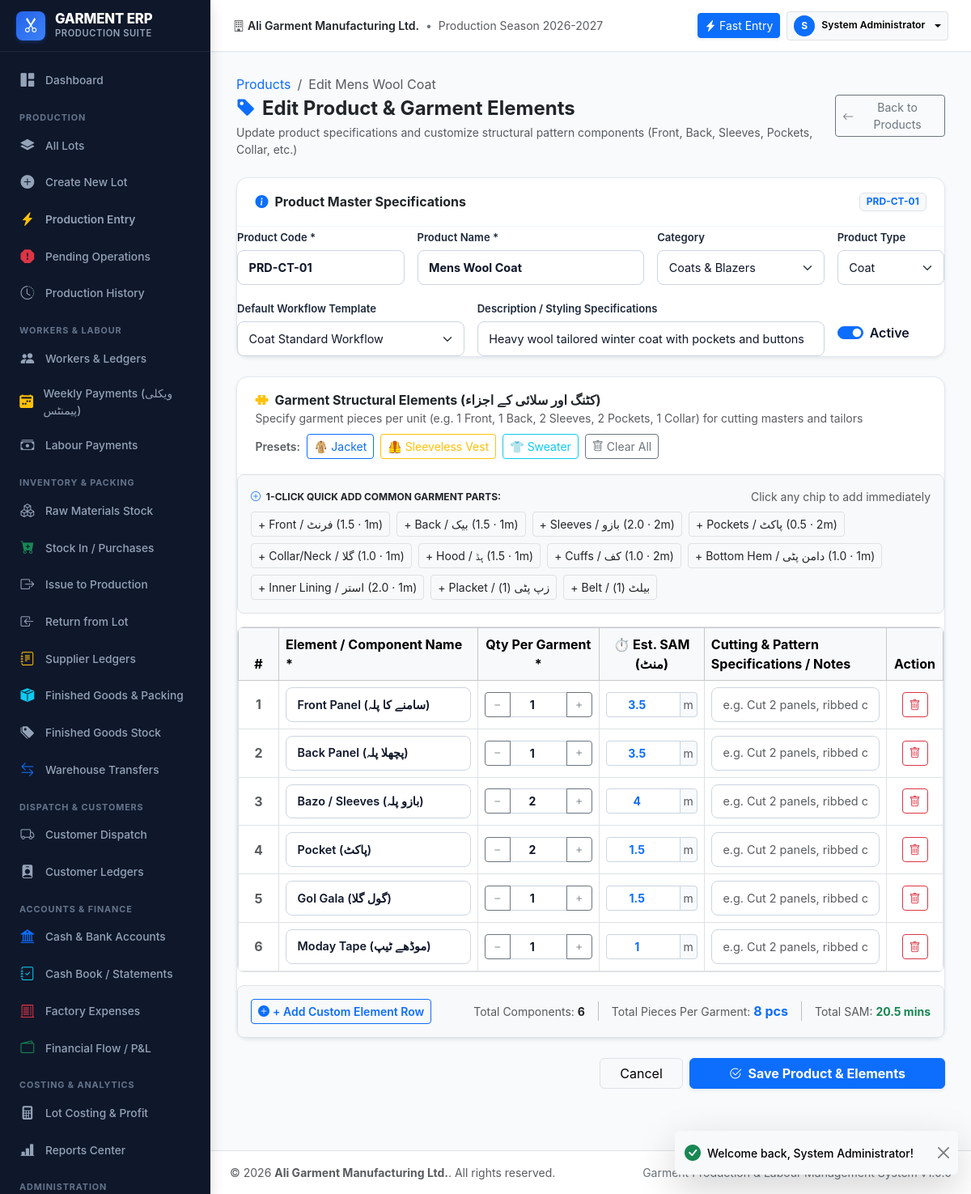
The page /modules/settings/product_edit.php?id=2 (signed in) on the database its author committed.
### tables this page shows
CREATE TABLE `users` (
    `id` INT AUTO_INCREMENT PRIMARY KEY,
    `username` VARCHAR(50) NOT NULL UNIQUE,
    `password_hash` VARCHAR(255) NOT NULL,
    `full_name` VARCHAR(100) NOT NULL,
    `role_id` INT NOT NULL,
    `phone` VARCHAR(30) NULL,
    `email` VARCHAR(100) NULL,
    `is_active` TINYINT(1) NOT NULL DEFAULT 1,
    `created_at` DATETIME NOT NULL DEFAULT CURRENT_TIMESTAMP,
    `updated_at` DATETIME NOT NULL DEFAULT CURRENT_TIMESTAMP ON UPDATE CURRENT_TIMESTAMP,
    FOREIGN KEY (`role_id`) REFERENCES `roles`(`id`)
);

CREATE TABLE `products` (
    `id` INT AUTO_INCREMENT PRIMARY KEY,
    `code` VARCHAR(50) NOT NULL UNIQUE,
    `name` VARCHAR(120) NOT NULL,
    `category_id` INT NULL,
    `product_type` VARCHAR(60) NOT NULL,
    `picture` VARCHAR(255) NULL,
    `description` TEXT NULL,
    `attributes_json` TEXT NULL,
    `default_workflow_template_id` INT NULL,
    `is_active` TINYINT(1) NOT NULL DEFAULT 1,
    `created_at` DATETIME NOT NULL DEFAULT CURRENT_TIMESTAMP,
    FOREIGN KEY (`category_id`) REFERENCES `product_categories`(`id`) ON DELETE SET NULL,
    FOREIGN KEY (`default_workflow_template_id`) REFERENCES `workflow_templates`(`id`) ON DELETE SET NULL
);

CREATE TABLE `product_categories` (
    `id` INT AUTO_INCREMENT PRIMARY KEY,
    `code` VARCHAR(50) NULL UNIQUE,
    `name` VARCHAR(100) NOT NULL,
    `description` TEXT NULL,
    `is_active` TINYINT(1) NOT NULL DEFAULT 1
);

CREATE TABLE `workflow_templates` (
    `id` INT AUTO_INCREMENT PRIMARY KEY,
    `name` VARCHAR(100) NOT NULL UNIQUE,
    `product_type` VARCHAR(50) NULL,
    `description` TEXT NULL,
    `is_active` TINYINT(1) NOT NULL DEFAULT 1
);

CREATE TABLE `product_elements` (
    `id` INT AUTO_INCREMENT PRIMARY KEY,
    `product_id` INT NOT NULL,
    `element_name` VARCHAR(100) NOT NULL,
    `quantity` DECIMAL(8,2) NOT NULL DEFAULT 1.00,
    `multiplier` DECIMAL(8,2) NOT NULL DEFAULT 1.00,
    `tracks_at_operator` TINYINT(1) DEFAULT 1,
    `default_sam_minutes` DECIMAL(6,2) DEFAULT 0.00,
    `notes` VARCHAR(255) NULL,
    `sort_order` INT NOT NULL DEFAULT 0,
    `created_at` DATETIME NOT NULL DEFAULT CURRENT_TIMESTAMP,
    FOREIGN KEY (`product_id`) REFERENCES `products`(`id`) ON DELETE CASCADE
);

### modules/settings/product_edit.php (the view, shortened to what the rows shown need)
<?php
require_once __DIR__ . '/../../config/config.php';
require_once __DIR__ . '/../../config/auth.php';
require_login();
$db = get_db();
$productId = (int)($_GET['id'] ?? $_POST['product_id'] ?? 0);
$stmt = $db->prepare("SELECT p.*, c.name AS category_name, wt.name AS template_name
                      FROM products p
                      LEFT JOIN product_categories c ON p.category_id = c.id
                      LEFT JOIN workflow_templates wt ON p.default_workflow_template_id = wt.id
                      WHERE p.id = ?");
$stmt->execute([$productId]);
$product = $stmt->fetch();
$categories = $db->query("SELECT * FROM product_categories WHERE is_active = 1 ORDER BY name ASC")->fetchAll();
$templates = $db->query("SELECT * FROM workflow_templates WHERE is_active = 1 ORDER BY name ASC")->fetchAll();
$eStmt = $db->prepare("SELECT * FROM product_elements WHERE product_id = ? ORDER BY sort_order ASC, id ASC");
$eStmt->execute([$productId]);
$elements = $eStmt->fetchAll();
require_once __DIR__ . '/../../includes/header.php';
?>
<div class="app-main">
    <?php require_once __DIR__ . '/../../includes/topbar.php'; ?>
    <div class="app-content">
        <div class="d-flex flex-column flex-sm-row justify-content-between align-items-sm-center gap-3 mb-4">
            <div>
                <nav aria-label="breadcrumb">
                    <ol class="breadcrumb mb-1 small">
                        <li class="breadcrumb-item"><a href="<?= BASE_URL ?>modules/settings/products.php" class="text-decoration-none">Products</a></li>
                        <li class="breadcrumb-item active" aria-current="page">Edit <?= clean($product['name']) ?></li>
                    </ol>
                </nav>
            </div>
        </div>
        <form method="POST" action="" id="editProductForm">
            <div class="card-modern shadow-sm mb-4">
                <div class="card-modern-header d-flex justify-content-between align-items-center">
                    <h6 class="fw-bold mb-0 text-dark">
                        <i class="bi bi-info-circle-fill text-primary me-2"></i>Product Master Specifications
                    </h6>
                    <span class="badge bg-light text-primary border fw-bold"><?= clean($product['code']) ?></span>
                </div>
                <div class="card-modern-body">
                    <div class="row g-3">
                        <div class="col-12 col-md-3">
                            <label class="form-label fw-semibold">Product Code *</label>
                            <input type="text" name="code" class="form-control text-uppercase fw-bold" value="<?= clean($product['code']) ?>" placeholder="e.g. PRD-SW-01" required>
                        </div>
                        <div class="col-12 col-md-4">
                            <label class="form-label fw-semibold">Product Name *</label>
                            <input type="text" name="name" class="form-control fw-bold" value="<?= clean($product['name']) ?>" placeholder="e.g. Mens Cardigan Sweater" required>
                        </div>
                        <div class="col-12 col-md-3">
                            <label class="form-label fw-semibold">Category</label>
                            <select name="category_id" class="form-select">
                                <?php foreach ($categories as $cat): ?>
                                    <option value="<?= $cat['id'] ?>" <?= $cat['id'] == $product['category_id'] ? 'selected' : '' ?>>
                                        <?= clean($cat['name']) ?>
                                    </option>
                                <?php endforeach; ?>
                            </select>
                        </div>
                        <div class="col-12 col-md-2">
                            <label class="form-label fw-semibold">Product Type</label>
                            <select name="product_type" class="form-select">
                                <?php foreach (['Coat', 'Sweater', 'Jacket', 'Cardigan', 'Vest', 'Other'] as $pt): ?>
                                    <option value="<?= $pt ?>" <?= $product['product_type'] === $pt ? 'selected' : '' ?>><?= $pt ?></option>
                                <?php endforeach; ?>
                            </select>
                        </div>
                        <div class="col-12 col-md-4">
                            <label class="form-label fw-semibold">Default Workflow Template</label>
                            <select name="default_workflow_template_id" class="form-select">
                                <?php foreach ($templates as $tmpl): ?>
                                    <option value="<?= $tmpl['id'] ?>" <?= $tmpl['id'] == $product['default_workflow_template_id'] ? 'selected' : '' ?>>
                                        <?= clean($tmpl['name']) ?>
                                    </option>
                                <?php endforeach; ?>
                            </select>
                        </div>
                        <div class="col-12 col-md-6">
                            <label class="form-label fw-semibold">Description / Styling Specifications</label>
                            <input type="text" name="description" class="form-control" value="<?= clean($product['description'] ?? '') ?>" placeholder="Fabric blend, neck type, styling details">
                        </div>
                        <div class="col-12 col-md-2 d-flex align-items-center">
                            <div class="form-check form-switch mt-3">
                                <input class="form-check-input" type="checkbox" name="is_active" id="is_active" value="1" <?= $product['is_active'] ? 'checked' : '' ?>>
                                <label class="form-check-label fw-semibold" for="is_active">Active</label>
                            </div>
                        </div>
                    </div>
                </div>
            </div>
            <div class="card-modern shadow-sm mb-4">
                <div class="card-modern-body">
                    <div class="table-responsive border rounded-3 mb-3">
                        <table class="table table-bordered align-middle mb-0" id="elementsTable">
                            <thead class="table-light">
                                <tr>
                                    <th style="width: 50px;" class="text-center">#</th>
                                    <th style="min-width: 220px;">Element / Component Name *</th>
                                    <th style="width: 150px;" class="text-center">Qty Per Garment *</th>
                                    <th style="width: 130px;" class="text-center">⏱️ Est. SAM (منٹ)</th>
                                    <th>Cutting & Pattern Specifications / Notes</th>
                                    <th style="width: 70px;" class="text-center">Action</th>
                                </tr>
                            </thead>
                            <tbody id="elementsTbody">
                                <?php if (!empty($elements)): ?>
                                    <?php foreach ($elements as $idx => $el): ?>
                                        <tr class="element-row">
                                            <td class="text-center fw-bold text-muted row-index"><?= $idx + 1 ?></td>
                                            <td>
                                                <input type="text" name="element_name[]" class="form-control form-control-sm fw-semibold el-name-input" value="<?= clean($el['element_name']) ?>" placeholder="e.g. Front, Sleeves, Pockets" list="garmentElementsDatalist" required>
                                            </td>
                                            <td>
                                                <div class="input-group input-group-sm">
                                                    <button type="button" class="btn btn-outline-secondary btn-qty-minus"><i class="bi bi-dash"></i></button>
                                                    <input type="number" step="any" min="0" name="element_qty[]" class="form-control text-center fw-bold el-qty-input" value="<?= (float)$el['quantity'] ?>" placeholder="1" required>
                                                    <button type="button" class="btn btn-outline-secondary btn-qty-plus"><i class="bi bi-plus"></i></button>
                                                </div>
                                            </td>
                                            <td>
                                                <div class="input-group input-group-sm">
                                                    <input type="number" step="any" min="0" name="element_sam[]" class="form-control text-center fw-bold text-primary el-sam-input" value="<?= (float)($el['default_sam_minutes'] ?? 0.0) ?>" placeholder="0.0">
                                                    <span class="input-group-text px-1 small text-muted">m</span>
                                                </div>
                                            </td>
                                            <td>
                                                <input type="text" name="element_notes[]" class="form-control form-control-sm el-notes-input" value="<?= clean($el['notes'] ?? '') ?>" placeholder="e.g. Cut 2 panels, ribbed cuffs, welt finish">
                                            </td>
                                            <td class="text-center">
                                                <button type="button" class="btn btn-outline-danger btn-sm py-1 px-2 btn-remove-row" title="Remove this component">
                                                    <i class="bi bi-trash"></i>
                                                </button>
                                            </td>
                                        </tr>
                                    <?php endforeach; ?>
                                <?php endif; ?>
                            </tbody>
                        </table>
                    </div>
                </div>
            </div>
        </form>
    </div>
<?php require_once __DIR__ . '/../../includes/footer.php'; ?>

### includes/topbar.php (shortened to what the rows shown need)
<?php
$currentUser = current_user();
?>
<header class="app-topbar">
    <div class="d-flex align-items-center gap-2">
        <div class="dropdown">
            <button class="btn btn-sm btn-light border dropdown-toggle d-flex align-items-center gap-2" type="button" data-bs-toggle="dropdown" aria-expanded="false">
                <div class="bg-primary text-white rounded-circle d-flex align-items-center justify-content-center" style="width: 26px; height: 26px; font-size: 0.75rem; font-weight: 700;">
                    <?= strtoupper(substr($currentUser['full_name'] ?? 'U', 0, 1)) ?>
                </div>
                <span class="d-none d-md-inline fw-semibold small"><?= clean($currentUser['full_name'] ?? 'User') ?></span>
            </button>
        </div>
    </div>
</header>

### rows shown on the page
users: full_name "S", full_name "System Administrator"
products: name "Mens Wool Coat", code "PRD-CT-01", category_id "Coats & Blazers", product_type "Coat", default_workflow_template_id "Coat Standard Workflow", description "Heavy wool tailored winter coat with pockets and buttons", is_active "☑"
product_elements: element_name "Front Panel (سامنے کا پلہ)", quantity "1", default_sam_minutes "3.5"
product_elements: element_name "Back Panel (پچھلا پلہ)", quantity "1", default_sam_minutes "3.5"
product_elements: element_name "Bazo / Sleeves (بازو پلہ)", quantity "2", default_sam_minutes "4"
product_elements: element_name "Pocket (پاکٹ)", quantity "2", default_sam_minutes "1.5"
product_elements: element_name "Gol Gala (گول گلا)", quantity "1", default_sam_minutes "1.5"
product_elements: element_name "Moday Tape (موڈھے ٹیپ)", quantity "1", default_sam_minutes "1"

### other values the page prints
get_setting('company_name', 'Garment ERP') "Ali Garment Manufacturing Ltd."
